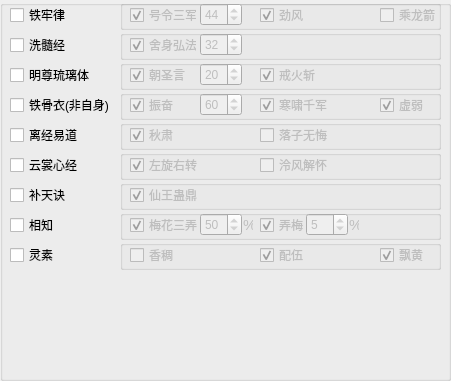
     <widget class="QGroupBox" name="groupBox_27">
      <property name="enabled">
       <bool>true</bool>
      </property>
      <property name="geometry">
       <rect>
        <x>520</x>
        <y>177</y>
        <width>451</width>
        <height>381</height>
       </rect>
      </property>
      <property name="styleSheet">
       <string notr="true">QGroupBox#groupBox_27{
	border: none;
}
</string>
      </property>
      <property name="title">
       <string/>
      </property>
      <widget class="QCheckBox" name="checkBox_38">
       <property name="geometry">
        <rect>
         <x>10</x>
         <y>0</y>
         <width>71</width>
         <height>30</height>
        </rect>
       </property>
       <property name="text">
        <string>铁牢律</string>
       </property>
      </widget>
      <widget class="QCheckBox" name="checkBox_39">
       <property name="geometry">
        <rect>
         <x>10</x>
         <y>30</y>
         <width>71</width>
         <height>30</height>
        </rect>
       </property>
       <property name="text">
        <string>洗髓经</string>
       </property>
      </widget>
      <widget class="QCheckBox" name="checkBox_40">
       <property name="geometry">
        <rect>
         <x>10</x>
         <y>60</y>
         <width>91</width>
         <height>30</height>
        </rect>
       </property>
       <property name="text">
        <string>明尊琉璃体</string>
       </property>
      </widget>
      <widget class="QCheckBox" name="checkBox_41">
       <property name="geometry">
        <rect>
         <x>10</x>
         <y>90</y>
         <width>101</width>
         <height>30</height>
        </rect>
       </property>
       <property name="text">
        <string>铁骨衣(非自身)</string>
       </property>
      </widget>
      <widget class="QCheckBox" name="checkBox_42">
       <property name="geometry">
        <rect>
         <x>10</x>
         <y>120</y>
         <width>71</width>
         <height>30</height>
        </rect>
       </property>
       <property name="text">
        <string>离经易道</string>
       </property>
      </widget>
      <widget class="QCheckBox" name="checkBox_43">
       <property name="geometry">
        <rect>
         <x>10</x>
         <y>150</y>
         <width>71</width>
         <height>30</height>
        </rect>
       </property>
       <property name="text">
        <string>云裳心经</string>
       </property>
      </widget>
      <widget class="QCheckBox" name="checkBox_44">
       <property name="geometry">
        <rect>
         <x>10</x>
         <y>180</y>
         <width>71</width>
         <height>30</height>
        </rect>
       </property>
       <property name="text">
        <string>补天诀</string>
       </property>
      </widget>
      <widget class="QCheckBox" name="checkBox_45">
       <property name="geometry">
        <rect>
         <x>10</x>
         <y>210</y>
         <width>71</width>
         <height>30</height>
        </rect>
       </property>
       <property name="text">
        <string>相知</string>
       </property>
      </widget>
      <widget class="QCheckBox" name="checkBox_46">
       <property name="geometry">
        <rect>
         <x>10</x>
         <y>240</y>
         <width>71</width>
         <height>30</height>
        </rect>
       </property>
       <property name="text">
        <string>灵素</string>
       </property>
      </widget>
      <widget class="QGroupBox" name="groupBox_28">
       <property name="enabled">
        <bool>false</bool>
       </property>
       <property name="geometry">
        <rect>
         <x>120</x>
         <y>0</y>
         <width>321</width>
         <height>30</height>
        </rect>
       </property>
       <property name="title">
        <string/>
       </property>
       <widget class="QCheckBox" name="checkBox_49">
        <property name="geometry">
         <rect>
          <x>260</x>
          <y>7</y>
          <width>61</width>
          <height>16</height>
         </rect>
        </property>
        <property name="text">
         <string>乘龙箭</string>
        </property>
        <property name="checked">
         <bool>false</bool>
        </property>
       </widget>
       <widget class="QSpinBox" name="spinBox">
        <property name="geometry">
         <rect>
          <x>80</x>
          <y>3</y>
          <width>42</width>
          <height>23</height>
         </rect>
        </property>
        <property name="minimum">
         <number>30</number>
        </property>
        <property name="maximum">
         <number>48</number>
        </property>
        <property name="value">
         <number>44</number>
        </property>
       </widget>
       <widget class="QCheckBox" name="checkBox_48">
        <property name="geometry">
         <rect>
          <x>140</x>
          <y>7</y>
          <width>51</width>
          <height>16</height>
         </rect>
        </property>
        <property name="text">
         <string>劲风</string>
        </property>
        <property name="checked">
         <bool>true</bool>
        </property>
       </widget>
       <widget class="QCheckBox" name="checkBox_47">
        <property name="geometry">
         <rect>
          <x>10</x>
          <y>7</y>
          <width>67</width>
          <height>16</height>
         </rect>
        </property>
        <property name="text">
         <string>号令三军</string>
        </property>
        <property name="checked">
         <bool>true</bool>
        </property>
       </widget>
      </widget>
      <widget class="QGroupBox" name="groupBox_29">
       <property name="enabled">
        <bool>false</bool>
       </property>
       <property name="geometry">
        <rect>
         <x>120</x>
         <y>30</y>
         <width>321</width>
         <height>30</height>
        </rect>
       </property>
       <property name="title">
        <string/>
       </property>
       <widget class="QSpinBox" name="spinBox_2">
        <property name="geometry">
         <rect>
          <x>80</x>
          <y>3</y>
          <width>42</width>
          <height>23</height>
         </rect>
        </property>
        <property name="minimum">
         <number>20</number>
        </property>
        <property name="maximum">
         <number>36</number>
        </property>
        <property name="value">
         <number>32</number>
        </property>
       </widget>
       <widget class="QCheckBox" name="checkBox_50">
        <property name="geometry">
         <rect>
          <x>10</x>
          <y>7</y>
          <width>67</width>
          <height>16</height>
         </rect>
        </property>
        <property name="text">
         <string>舍身弘法</string>
        </property>
        <property name="checked">
         <bool>true</bool>
        </property>
       </widget>
      </widget>
      <widget class="QGroupBox" name="groupBox_30">
       <property name="enabled">
        <bool>false</bool>
       </property>
       <property name="geometry">
        <rect>
         <x>120</x>
         <y>60</y>
         <width>321</width>
         <height>30</height>
        </rect>
       </property>
       <property name="title">
        <string/>
       </property>
       <widget class="QSpinBox" name="spinBox_3">
        <property name="geometry">
         <rect>
          <x>80</x>
          <y>3</y>
          <width>42</width>
          <height>23</height>
         </rect>
        </property>
        <property name="minimum">
         <number>15</number>
        </property>
        <property name="maximum">
         <number>36</number>
        </property>
        <property name="value">
         <number>20</number>
        </property>
       </widget>
       <widget class="QCheckBox" name="checkBox_51">
        <property name="geometry">
         <rect>
          <x>10</x>
          <y>7</y>
          <width>61</width>
          <height>16</height>
         </rect>
        </property>
        <property name="text">
         <string>朝圣言</string>
        </property>
        <property name="checked">
         <bool>true</bool>
        </property>
       </widget>
       <widget class="QCheckBox" name="checkBox_52">
        <property name="geometry">
         <rect>
          <x>140</x>
          <y>7</y>
          <width>71</width>
          <height>16</height>
         </rect>
        </property>
        <property name="text">
         <string>戒火斩</string>
        </property>
        <property name="checked">
         <bool>true</bool>
        </property>
       </widget>
      </widget>
      <widget class="QGroupBox" name="groupBox_31">
       <property name="enabled">
        <bool>false</bool>
       </property>
       <property name="geometry">
        <rect>
         <x>120</x>
         <y>90</y>
         <width>321</width>
         <height>30</height>
        </rect>
       </property>
       <property name="title">
        <string/>
       </property>
       <widget class="QCheckBox" name="checkBox_55">
        <property name="geometry">
         <rect>
          <x>260</x>
          <y>7</y>
          <width>51</width>
          <height>16</height>
         </rect>
        </property>
        <property name="text">
         <string>虚弱</string>
        </property>
        <property name="checked">
         <bool>true</bool>
        </property>
       </widget>
       <widget class="QSpinBox" name="spinBox_4">
        <property name="enabled">
         <bool>false</bool>
        </property>
        <property name="geometry">
         <rect>
          <x>80</x>
          <y>3</y>
          <width>42</width>
          <height>23</height>
         </rect>
        </property>
        <property name="minimum">
         <number>40</number>
        </property>
        <property name="maximum">
         <number>65</number>
        </property>
        <property name="value">
         <number>60</number>
        </property>
       </widget>
       <widget class="QCheckBox" name="checkBox_54">
        <property name="geometry">
         <rect>
          <x>140</x>
          <y>7</y>
          <width>71</width>
          <height>16</height>
         </rect>
        </property>
        <property name="text">
         <string>寒啸千军</string>
        </property>
        <property name="checked">
         <bool>true</bool>
        </property>
       </widget>
       <widget class="QCheckBox" name="checkBox_53">
        <property name="geometry">
         <rect>
          <x>10</x>
          <y>7</y>
          <width>61</width>
          <height>16</height>
         </rect>
        </property>
        <property name="text">
         <string>振奋</string>
        </property>
        <property name="checked">
         <bool>true</bool>
        </property>
       </widget>
      </widget>
      <widget class="QGroupBox" name="groupBox_32">
       <property name="enabled">
        <bool>false</bool>
       </property>
       <property name="geometry">
        <rect>
         <x>120</x>
         <y>120</y>
         <width>321</width>
         <height>30</height>
        </rect>
       </property>
       <property name="title">
        <string/>
       </property>
       <widget class="QCheckBox" name="checkBox_56">
        <property name="geometry">
         <rect>
          <x>10</x>
          <y>7</y>
          <width>71</width>
          <height>16</height>
         </rect>
        </property>
        <property name="text">
         <string>秋肃</string>
        </property>
        <property name="checked">
         <bool>true</bool>
        </property>
       </widget>
       <widget class="QCheckBox" name="checkBox_68">
        <property name="geometry">
         <rect>
          <x>140</x>
          <y>7</y>
          <width>71</width>
          <height>16</height>
         </rect>
        </property>
        <property name="text">
         <string>落子无悔</string>
        </property>
       </widget>
      </widget>
      <widget class="QGroupBox" name="groupBox_33">
       <property name="enabled">
        <bool>false</bool>
       </property>
       <property name="geometry">
        <rect>
         <x>120</x>
         <y>150</y>
         <width>321</width>
         <height>30</height>
        </rect>
       </property>
       <property name="title">
        <string/>
       </property>
       <widget class="QCheckBox" name="checkBox_58">
        <property name="geometry">
         <rect>
          <x>140</x>
          <y>7</y>
          <width>71</width>
          <height>16</height>
         </rect>
        </property>
        <property name="text">
         <string>泠风解怀</string>
        </property>
       </widget>
       <widget class="QCheckBox" name="checkBox_57">
        <property name="geometry">
         <rect>
          <x>10</x>
          <y>7</y>
          <width>71</width>
          <height>16</height>
         </rect>
        </property>
        <property name="text">
         <string>左旋右转</string>
        </property>
        <property name="checked">
         <bool>true</bool>
        </property>
       </widget>
      </widget>
      <widget class="QGroupBox" name="groupBox_34">
       <property name="enabled">
        <bool>false</bool>
       </property>
       <property name="geometry">
        <rect>
         <x>120</x>
         <y>180</y>
         <width>321</width>
         <height>30</height>
        </rect>
       </property>
       <property name="title">
        <string/>
       </property>
       <widget class="QCheckBox" name="checkBox_59">
        <property name="geometry">
         <rect>
          <x>10</x>
          <y>7</y>
          <width>71</width>
          <height>16</height>
         </rect>
        </property>
        <property name="text">
         <string>仙王蛊鼎</string>
        </property>
        <property name="checked">
         <bool>true</bool>
        </property>
       </widget>
      </widget>
      <widget class="QGroupBox" name="groupBox_35">
       <property name="enabled">
        <bool>false</bool>
       </property>
       <property name="geometry">
        <rect>
         <x>120</x>
         <y>210</y>
         <width>321</width>
         <height>30</height>
        </rect>
       </property>
       <property name="title">
        <string/>
       </property>
       <widget class="QCheckBox" name="checkBox_60">
        <property name="geometry">
         <rect>
          <x>10</x>
          <y>7</y>
          <width>71</width>
          <height>16</height>
         </rect>
        </property>
        <property name="text">
         <string>梅花三弄</string>
        </property>
        <property name="checked">
         <bool>true</bool>
        </property>
       </widget>
       <widget class="QCheckBox" name="checkBox_67">
        <property name="geometry">
         <rect>
          <x>140</x>
          <y>7</y>
          <width>71</width>
          <height>16</height>
         </rect>
        </property>
        <property name="text">
         <string>弄梅</string>
        </property>
        <property name="checked">
         <bool>true</bool>
        </property>
       </widget>
       <widget class="QSpinBox" name="spinBox_7">
        <property name="enabled">
         <bool>false</bool>
        </property>
        <property name="geometry">
         <rect>
          <x>80</x>
          <y>3</y>
          <width>42</width>
          <height>23</height>
         </rect>
        </property>
        <property name="minimum">
         <number>0</number>
        </property>
        <property name="maximum">
         <number>99</number>
        </property>
        <property name="value">
         <number>50</number>
        </property>
       </widget>
       <widget class="QLabel" name="label_203">
        <property name="geometry">
         <rect>
          <x>123</x>
          <y>6</y>
          <width>10</width>
          <height>17</height>
         </rect>
        </property>
        <property name="font">
         <font>
          <pointsize>11</pointsize>
          <weight>50</weight>
          <bold>false</bold>
         </font>
        </property>
        <property name="text">
         <string>%</string>
        </property>
       </widget>
       <widget class="QLabel" name="label_204">
        <property name="geometry">
         <rect>
          <x>229</x>
          <y>6</y>
          <width>10</width>
          <height>17</height>
         </rect>
        </property>
        <property name="font">
         <font>
          <pointsize>11</pointsize>
          <weight>50</weight>
          <bold>false</bold>
         </font>
        </property>
        <property name="text">
         <string>%</string>
        </property>
       </widget>
       <widget class="QSpinBox" name="spinBox_8">
        <property name="enabled">
         <bool>false</bool>
        </property>
        <property name="geometry">
         <rect>
          <x>186</x>
          <y>3</y>
          <width>42</width>
          <height>23</height>
         </rect>
        </property>
        <property name="minimum">
         <number>0</number>
        </property>
        <property name="maximum">
         <number>99</number>
        </property>
        <property name="value">
         <number>5</number>
        </property>
       </widget>
      </widget>
      <widget class="QGroupBox" name="groupBox_36">
       <property name="enabled">
        <bool>false</bool>
       </property>
       <property name="geometry">
        <rect>
         <x>120</x>
         <y>240</y>
         <width>321</width>
         <height>30</height>
        </rect>
       </property>
       <property name="title">
        <string/>
       </property>
       <widget class="QCheckBox" name="checkBox_61">
        <property name="geometry">
         <rect>
          <x>10</x>
          <y>7</y>
          <width>71</width>
          <height>16</height>
         </rect>
        </property>
        <property name="text">
         <string>香稠</string>
        </property>
       </widget>
       <widget class="QCheckBox" name="checkBox_63">
        <property name="geometry">
         <rect>
          <x>140</x>
          <y>7</y>
          <width>71</width>
          <height>16</height>
         </rect>
        </property>
        <property name="text">
         <string>配伍</string>
        </property>
        <property name="checked">
         <bool>true</bool>
        </property>
       </widget>
       <widget class="QCheckBox" name="checkBox_62">
        <property name="geometry">
         <rect>
          <x>260</x>
          <y>7</y>
          <width>51</width>
          <height>16</height>
         </rect>
        </property>
        <property name="text">
         <string>飘黄</string>
        </property>
        <property name="checked">
         <bool>true</bool>
        </property>
       </widget>
      </widget>
     </widget>
